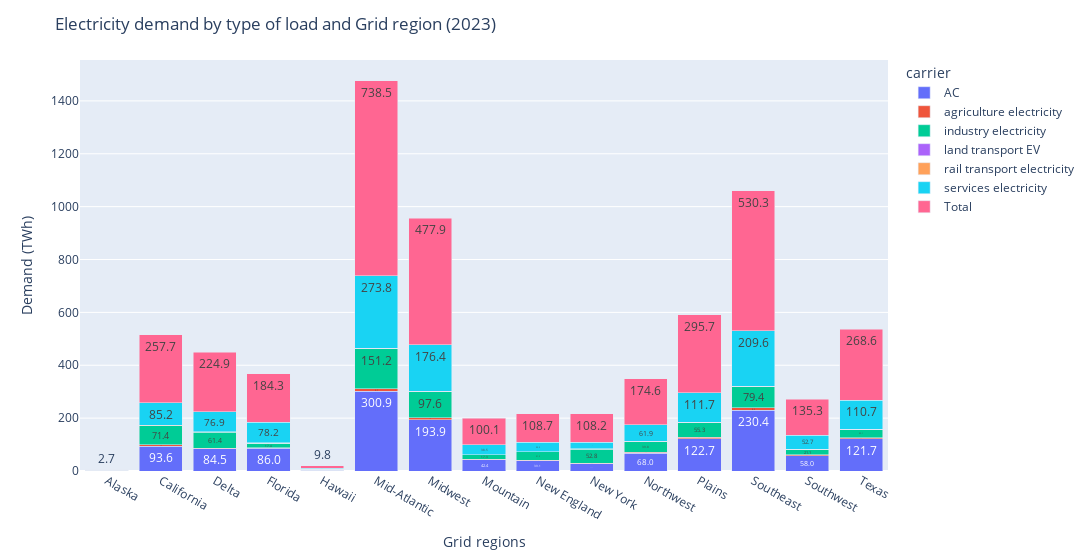
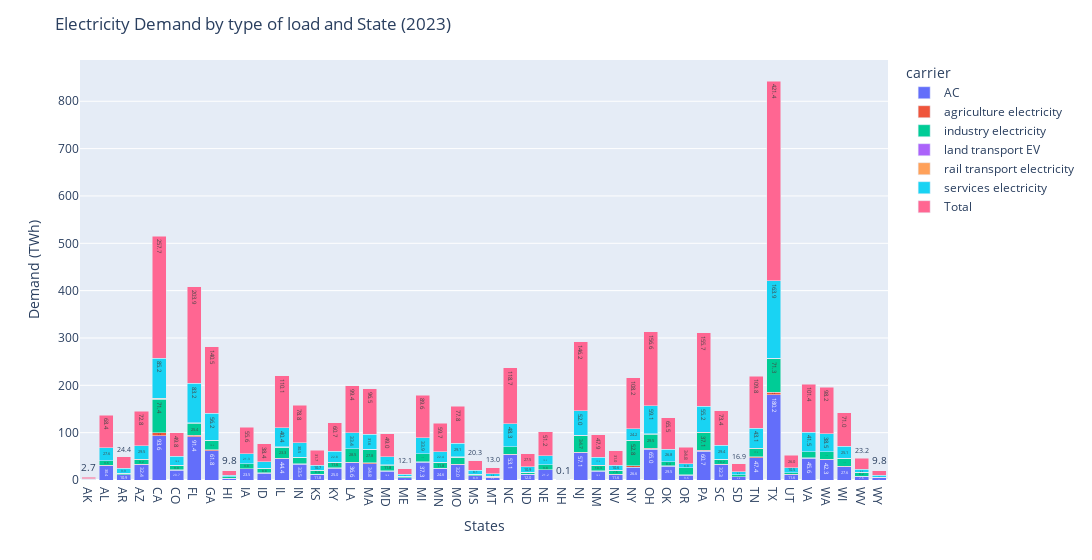

Notebook code for these charts, in order:
### Code cell
fig1 = px.bar(base_demand_grid_region, barmode='stack', text_auto='.1f')
fig1.update_layout(width=1100, yaxis_title='Demand (TWh)', xaxis_title='Grid regions', title='Electricity demand by type of load and Grid region (2023)')
fig1.show()

fig1 = px.bar(base_demand_state, barmode='stack', text_auto='.1f')
fig1.update_layout(width=3000, yaxis_title='Demand (TWh)', xaxis_title='States', title='Electricity Demand by type of load and State (2023)')
fig1.show()

### Figure 1 — Plotly figure (JSON) as saved in the notebook; plotly's stock layout.template omitted (floating-point values rounded to 4 significant figures)
{"data": [{"hovertemplate": "carrier=AC<br>region=%{x}<br>value=%{y}<extra></extra>", "legendgroup": "AC", "marker": {"color": "#636efa", "pattern": {"shape": ""}}, "name": "AC", "orientation": "v", "showlegend": true, "textposition": "auto", "texttemplate": "%{y:.1f}", "type": "bar", "x": ["Alaska", "California", "Delta", "Florida", "Hawaii", "Mid-Atlantic", "Midwest", "Mountain", "New England", "New York", "Northwest", "Plains", "Southeast", "Southwest", "Texas"], "xaxis": "x", "y": [0.79, 93.62, 84.53, 85.99, 3.21, 300.9, 193.9, 42.36, 39.07, 26.61, 67.98, 122.7, 230.4, 57.98, 121.7], "yaxis": "y"}, {"hovertemplate": "carrier=agriculture electricity<br>region=%{x}<br>value=%{y}<extra></extra>", "legendgroup": "agriculture electricity", "marker": {"color": "#EF553B", "pattern": {"shape": ""}}, "name": "agriculture electricity", "orientation": "v", "showlegend": true, "textposition": "auto", "texttemplate": "%{y:.1f}", "type": "bar", "x": ["Alaska", "California", "Delta", "Florida", "Hawaii", "Mid-Atlantic", "Midwest", "Mountain", "New England", "New York", "Northwest", "Plains", "Southeast", "Southwest", "Texas"], "xaxis": "x", "y": [0.06, 5.79, 1.6, 2.16, 0.25, 9.74, 7.75, 1.54, 2.11, 3.49, 3.82, 4.63, 8.52, 2.69, 3.19], "yaxis": "y"}, {"hovertemplate": "carrier=industry electricity<br>region=%{x}<br>value=%{y}<extra></extra>", "legendgroup": "industry electricity", "marker": {"color": "#00cc96", "pattern": {"shape": ""}}, "name": "industry electricity", "orientation": "v", "showlegend": true, "textposition": "auto", "texttemplate": "%{y:.1f}", "type": "bar", "x": ["Alaska", "California", "Delta", "Florida", "Hawaii", "Mid-Atlantic", "Midwest", "Mountain", "New England", "New York", "Northwest", "Plains", "Southeast", "Southwest", "Texas"], "xaxis": "x", "y": [1.1, 71.41, 61.37, 17.36, 3.36, 151.2, 97.61, 17.26, 31.34, 52.82, 39.8, 55.33, 79.41, 21.06, 32.08], "yaxis": "y"}, {"hovertemplate": "carrier=land transport EV<br>region=%{x}<br>value=%{y}<extra></extra>", "legendgroup": "land transport EV", "marker": {"color": "#ab63fa", "pattern": {"shape": ""}}, "name": "land transport EV", "orientation": "v", "showlegend": true, "textposition": "auto", "texttemplate": "%{y:.1f}", "type": "bar", "x": ["Alaska", "California", "Delta", "Florida", "Hawaii", "Mid-Atlantic", "Midwest", "Mountain", "New England", "New York", "Northwest", "Plains", "Southeast", "Southwest", "Texas"], "xaxis": "x", "y": [0.01, 1.1, 0.3, 0.39, 0.05, 1.89, 1.51, 0.3, 0.41, 0.69, 0.73, 0.89, 1.6, 0.52, 0.59], "yaxis": "y"}, {"hovertemplate": "carrier=rail transport electricity<br>region=%{x}<br>value=%{y}<extra></extra>", "legendgroup": "rail transport electricity", "marker": {"color": "#FFA15A", "pattern": {"shape": ""}}, "name": "rail transport electricity", "orientation": "v", "showlegend": true, "textposition": "auto", "texttemplate": "%{y:.1f}", "type": "bar", "x": ["Alaska", "California", "Delta", "Florida", "Hawaii", "Mid-Atlantic", "Midwest", "Mountain", "New England", "New York", "Northwest", "Plains", "Southeast", "Southwest", "Texas"], "xaxis": "x", "y": [0.01, 0.56, 0.15, 0.21, 0.02, 0.95, 0.75, 0.15, 0.21, 0.34, 0.37, 0.44, 0.82, 0.27, 0.31], "yaxis": "y"}, {"hovertemplate": "carrier=services electricity<br>region=%{x}<br>value=%{y}<extra></extra>", "legendgroup": "services electricity", "marker": {"color": "#19d3f3", "pattern": {"shape": ""}}, "name": "services electricity", "orientation": "v", "showlegend": true, "textposition": "auto", "texttemplate": "%{y:.1f}", "type": "bar", "x": ["Alaska", "California", "Delta", "Florida", "Hawaii", "Mid-Atlantic", "Midwest", "Mountain", "New England", "New York", "Northwest", "Plains", "Southeast", "Southwest", "Texas"], "xaxis": "x", "y": [0.71, 85.18, 76.92, 78.24, 2.92, 273.8, 176.4, 38.53, 35.54, 24.21, 61.86, 111.7, 209.6, 52.74, 110.7], "yaxis": "y"}, {"hovertemplate": "carrier=Total<br>region=%{x}<br>value=%{y}<extra></extra>", "legendgroup": "Total", "marker": {"color": "#FF6692", "pattern": {"shape": ""}}, "name": "Total", "orientation": "v", "showlegend": true, "textposition": "auto", "texttemplate": "%{y:.1f}", "type": "bar", "x": ["Alaska", "California", "Delta", "Florida", "Hawaii", "Mid-Atlantic", "Midwest", "Mountain", "New England", "New York", "Northwest", "Plains", "Southeast", "Southwest", "Texas"], "xaxis": "x", "y": [2.68, 257.7, 224.9, 184.3, 9.81, 738.5, 477.9, 100.1, 108.7, 108.2, 174.6, 295.7, 530.3, 135.3, 268.6], "yaxis": "y"}], "layout": {"barmode": "stack", "legend": {"title": {"text": "carrier"}, "tracegroupgap": 0}, "margin": {"t": 60}, "title": {"text": "Electricity demand by type of load and Grid region (2023)"}, "width": 1100, "xaxis": {"anchor": "y", "domain": [0, 1], "title": {"text": "Grid regions"}}, "yaxis": {"anchor": "x", "domain": [0, 1], "title": {"text": "Demand (TWh)"}}}}

### Figure 2 — Plotly figure (JSON) as saved in the notebook; plotly's stock layout.template omitted (floating-point values rounded to 4 significant figures)
{"data": [{"hovertemplate": "carrier=AC<br>region=%{x}<br>value=%{y}<extra></extra>", "legendgroup": "AC", "marker": {"color": "#636efa", "pattern": {"shape": ""}}, "name": "AC", "orientation": "v", "showlegend": true, "textposition": "auto", "texttemplate": "%{y:.1f}", "type": "bar", "x": ["AK", "AL", "AR", "AZ", "CA", "CO", "FL", "GA", "HI", "IA", "ID", "IL", "IN", "KS", "KY", "LA", "MA", "MD", "ME", "MI", "MN", "MO", "MS", "MT", "NC", "ND", "NE", "NH", "NJ", "NM", "NV", "NY", "OH", "OK", "OR", "PA", "SC", "SD", "TN", "TX", "UT", "VA", "WA", "WI", "WV", "WY"], "xaxis": "x", "y": [0.79, 30.35, 10.88, 32.41, 93.62, 20.72, 91.39, 61.79, 3.21, 23.47, 14.73, 44.41, 33.54, 11.78, 25.03, 36.65, 34.75, 18.81, 4.32, 37.28, 24.56, 31.99, 8.91, 5.27, 53.12, 11.97, 21.18, 0.0, 57.11, 18.94, 11.61, 26.61, 64.98, 29.51, 9.63, 60.67, 32.27, 6.83, 47.44, 180.2, 11.58, 45.57, 42.3, 27.56, 7.57, 4.45], "yaxis": "y"}, {"hovertemplate": "carrier=agriculture electricity<br>region=%{x}<br>value=%{y}<extra></extra>", "legendgroup": "agriculture electricity", "marker": {"color": "#EF553B", "pattern": {"shape": ""}}, "name": "agriculture electricity", "orientation": "v", "showlegend": true, "textposition": "auto", "texttemplate": "%{y:.1f}", "type": "bar", "x": ["AK", "AL", "AR", "AZ", "CA", "CO", "FL", "GA", "HI", "IA", "ID", "IL", "IN", "KS", "KY", "LA", "MA", "MD", "ME", "MI", "MN", "MO", "MS", "MT", "NC", "ND", "NE", "NH", "NJ", "NM", "NV", "NY", "OH", "OK", "OR", "PA", "SC", "SD", "TN", "TX", "UT", "VA", "WA", "WI", "WV", "WY"], "xaxis": "x", "y": [0.06, 0.68, 0.25, 1.34, 5.79, 0.88, 3.14, 2.43, 0.25, 0.8, 1.1, 1.57, 1.14, 0.57, 0.99, 0.72, 1.83, 0.92, 0.28, 1.28, 0.79, 1.17, 0.25, 0.18, 1.68, 0.3, 0.78, 0.0, 1.91, 1.1, 0.93, 3.49, 2.32, 0.55, 1.45, 2.09, 1.21, 0.29, 1.54, 4.75, 0.38, 1.02, 1.2, 1.46, 0.42, 0.06], "yaxis": "y"}, {"hovertemplate": "carrier=industry electricity<br>region=%{x}<br>value=%{y}<extra></extra>", "legendgroup": "industry electricity", "marker": {"color": "#00cc96", "pattern": {"shape": ""}}, "name": "industry electricity", "orientation": "v", "showlegend": true, "textposition": "auto", "texttemplate": "%{y:.1f}", "type": "bar", "x": ["AK", "AL", "AR", "AZ", "CA", "CO", "FL", "GA", "HI", "IA", "ID", "IL", "IN", "KS", "KY", "LA", "MA", "MD", "ME", "MI", "MN", "MO", "MS", "MT", "NC", "ND", "NE", "NH", "NJ", "NM", "NV", "NY", "OH", "OK", "OR", "PA", "SC", "SD", "TN", "TX", "UT", "VA", "WA", "WI", "WV", "WY"], "xaxis": "x", "y": [1.1, 9.58, 3.28, 9.18, 71.41, 9.04, 25.4, 19.37, 3.36, 9.76, 8.85, 23.29, 13.29, 8.45, 11.64, 28.53, 27.75, 11.84, 3.52, 16.78, 11.76, 15.17, 2.94, 2.71, 15.05, 4.27, 9.76, 0.07, 34.69, 10.32, 7.61, 52.82, 29.47, 8.43, 14.57, 37.12, 10.18, 3.53, 17.19, 71.26, 3.44, 13.04, 15.82, 16.45, 8.19, 1.25], "yaxis": "y"}, {"hovertemplate": "carrier=land transport EV<br>region=%{x}<br>value=%{y}<extra></extra>", "legendgroup": "land transport EV", "marker": {"color": "#ab63fa", "pattern": {"shape": ""}}, "name": "land transport EV", "orientation": "v", "showlegend": true, "textposition": "auto", "texttemplate": "%{y:.1f}", "type": "bar", "x": ["AK", "AL", "AR", "AZ", "CA", "CO", "FL", "GA", "HI", "IA", "ID", "IL", "IN", "KS", "KY", "LA", "MA", "MD", "ME", "MI", "MN", "MO", "MS", "MT", "NC", "ND", "NE", "NH", "NJ", "NM", "NV", "NY", "OH", "OK", "OR", "PA", "SC", "SD", "TN", "TX", "UT", "VA", "WA", "WI", "WV", "WY"], "xaxis": "x", "y": [0.01, 0.13, 0.05, 0.26, 1.1, 0.18, 0.57, 0.45, 0.05, 0.15, 0.21, 0.31, 0.22, 0.11, 0.19, 0.13, 0.36, 0.18, 0.05, 0.25, 0.16, 0.22, 0.05, 0.03, 0.32, 0.06, 0.16, 0.0, 0.37, 0.21, 0.18, 0.69, 0.46, 0.11, 0.28, 0.4, 0.22, 0.05, 0.3, 0.88, 0.07, 0.19, 0.23, 0.29, 0.08, 0.01], "yaxis": "y"}, {"hovertemplate": "carrier=rail transport electricity<br>region=%{x}<br>value=%{y}<extra></extra>", "legendgroup": "rail transport electricity", "marker": {"color": "#FFA15A", "pattern": {"shape": ""}}, "name": "rail transport electricity", "orientation": "v", "showlegend": true, "textposition": "auto", "texttemplate": "%{y:.1f}", "type": "bar", "x": ["AK", "AL", "AR", "AZ", "CA", "CO", "FL", "GA", "HI", "IA", "ID", "IL", "IN", "KS", "KY", "LA", "MA", "MD", "ME", "MI", "MN", "MO", "MS", "MT", "NC", "ND", "NE", "NH", "NJ", "NM", "NV", "NY", "OH", "OK", "OR", "PA", "SC", "SD", "TN", "TX", "UT", "VA", "WA", "WI", "WV", "WY"], "xaxis": "x", "y": [0.01, 0.07, 0.02, 0.14, 0.56, 0.08, 0.3, 0.23, 0.02, 0.08, 0.1, 0.15, 0.11, 0.05, 0.09, 0.07, 0.18, 0.09, 0.03, 0.12, 0.08, 0.11, 0.02, 0.02, 0.16, 0.04, 0.07, 0.0, 0.19, 0.11, 0.09, 0.34, 0.23, 0.05, 0.14, 0.2, 0.12, 0.03, 0.15, 0.46, 0.04, 0.1, 0.12, 0.14, 0.04, 0.01], "yaxis": "y"}, {"hovertemplate": "carrier=services electricity<br>region=%{x}<br>value=%{y}<extra></extra>", "legendgroup": "services electricity", "marker": {"color": "#19d3f3", "pattern": {"shape": ""}}, "name": "services electricity", "orientation": "v", "showlegend": true, "textposition": "auto", "texttemplate": "%{y:.1f}", "type": "bar", "x": ["AK", "AL", "AR", "AZ", "CA", "CO", "FL", "GA", "HI", "IA", "ID", "IL", "IN", "KS", "KY", "LA", "MA", "MD", "ME", "MI", "MN", "MO", "MS", "MT", "NC", "ND", "NE", "NH", "NJ", "NM", "NV", "NY", "OH", "OK", "OR", "PA", "SC", "SD", "TN", "TX", "UT", "VA", "WA", "WI", "WV", "WY"], "xaxis": "x", "y": [0.71, 27.61, 9.9, 29.48, 85.18, 18.85, 83.15, 56.22, 2.92, 21.35, 13.4, 40.4, 30.51, 10.72, 22.77, 33.35, 31.61, 17.11, 3.93, 33.92, 22.35, 29.11, 8.11, 4.79, 48.32, 10.9, 19.27, 0.0, 51.96, 17.23, 10.56, 24.21, 59.12, 26.84, 8.76, 55.19, 29.36, 6.22, 43.15, 163.9, 10.54, 41.45, 38.5, 25.07, 6.89, 4.04], "yaxis": "y"}, {"hovertemplate": "carrier=Total<br>region=%{x}<br>value=%{y}<extra></extra>", "legendgroup": "Total", "marker": {"color": "#FF6692", "pattern": {"shape": ""}}, "name": "Total", "orientation": "v", "showlegend": true, "textposition": "auto", "texttemplate": "%{y:.1f}", "type": "bar", "x": ["AK", "AL", "AR", "AZ", "CA", "CO", "FL", "GA", "HI", "IA", "ID", "IL", "IN", "KS", "KY", "LA", "MA", "MD", "ME", "MI", "MN", "MO", "MS", "MT", "NC", "ND", "NE", "NH", "NJ", "NM", "NV", "NY", "OH", "OK", "OR", "PA", "SC", "SD", "TN", "TX", "UT", "VA", "WA", "WI", "WV", "WY"], "xaxis": "x", "y": [2.68, 68.42, 24.38, 72.81, 257.7, 49.75, 203.9, 140.5, 9.81, 55.61, 38.39, 110.1, 78.81, 31.68, 60.71, 99.45, 96.48, 48.95, 12.13, 89.63, 59.7, 77.77, 20.28, 13.0, 118.7, 27.54, 51.22, 0.07, 146.2, 47.91, 30.98, 108.2, 156.6, 65.49, 34.83, 155.7, 73.36, 16.95, 109.8, 421.4, 26.05, 101.4, 98.17, 70.97, 23.19, 9.82], "yaxis": "y"}], "layout": {"barmode": "stack", "legend": {"title": {"text": "carrier"}, "tracegroupgap": 0}, "margin": {"t": 60}, "title": {"text": "Electricity Demand by type of load and State (2023)"}, "width": 3000, "xaxis": {"anchor": "y", "domain": [0, 1], "title": {"text": "States"}}, "yaxis": {"anchor": "x", "domain": [0, 1], "title": {"text": "Demand (TWh)"}}}}
